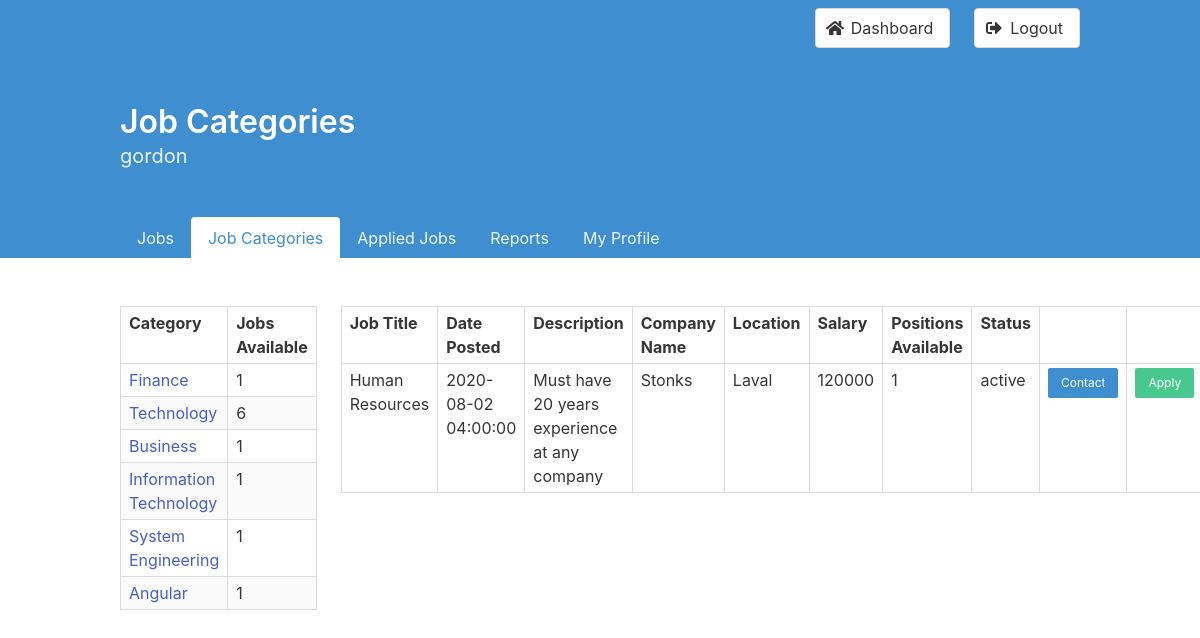
/categories?showCategoryJobs=1 (signed in), run on the app's committed database.
### tables this page shows
CREATE TABLE Job_Categories_List
(
    jobCategoriesID int          NOT NULL AUTO_INCREMENT PRIMARY KEY,
    categoryName    varchar(255) NOT NULL UNIQUE
);

CREATE TABLE Jobs
(
    jobID              int          NOT NULL AUTO_INCREMENT PRIMARY KEY,
    userID             varchar(255) NOT NULL,
    locationID         int          NOT NULL,
    title              varchar(255) NOT NULL,
    salary             int          NOT NULL,
    description        longtext,
    positionsAvailable int          NOT NULL,
    datePosted         timestamp    NOT NULL      DEFAULT CURRENT_TIMESTAMP,
    status             enum ('active', 'expired') DEFAULT 'active',
    FOREIGN KEY (userID) REFERENCES Users (userID) ON DELETE CASCADE,
    FOREIGN KEY (locationID) REFERENCES Location (locationID)
);

CREATE TABLE Profiles
(
    userID         varchar(255) NOT NULL PRIMARY KEY,
    locationID     int,
    companyName    varchar(255),
    firstName      varchar(255),
    lastName       varchar(255),
    profession     varchar(255),
    gender         varchar(255),
    displayPicture varchar(255),
    resume         varchar(255),
    phoneNumber    varchar(255),
    dateOfBirth    date,
    FOREIGN KEY (userID) REFERENCES Users (userID) ON DELETE CASCADE,
    FOREIGN KEY (locationID) REFERENCES Location (locationID)
);

CREATE TABLE Location
(
    locationID int NOT NULL AUTO_INCREMENT PRIMARY KEY,
    address    varchar(255),
    city       varchar(255),
    postalCode varchar(255),
    province   varchar(255)
);

### controller/categories.php (called while the page is built, shortened)
<?php
require "model/JobCategoriesList.php";
require "model/Jobs.php";
class CategoriesController
{
  public $jobCategoriesList;
  public $jobs;
  public function __construct()
  {
    $this->jobCategoriesList = new JobCategoriesList();
    $this->jobs = new Jobs();
  }
  public function invoke()
  {
    if (isset($_GET['showCategoryJobs'])) {
      $previousCategory = $_GET['showCategoryJobs'];
      $jobs = $this->jobs->getCategoryJobs($_GET['showCategoryJobs'], $_SESSION['username']);
    }
    $categories = $this->jobCategoriesList->getCategories();
    include 'view/categories.php';
  }
}

### model/Database.php (called while the page is built, shortened)
<?php
class Database
{
  private $_host = '127.0.0.1';
  private $_user = 'gxc353_1';
  private $_pass = 'temp_password';
  private $_name = 'gxc353_1';
  private $_databaseHandler;
  private $_statement;
  public function __construct()
  {
    $dsn = 'mysql:host=' . $this->_host . ';dbname=' . $this->_name;
    $options = [
      PDO::ATTR_EMULATE_PREPARES => false,
      PDO::ATTR_ERRMODE => PDO::ERRMODE_EXCEPTION,
      PDO::ATTR_PERSISTENT => true,
    ];
    try {
      $this->_databaseHandler = new PDO($dsn, $this->_user, $this->_pass, $options);
    } catch (PDOException $e) {
      $this->_error = $e->getMessage();
      echo "<p class=\"has-text-black has-background-warning\">$this->_error</p>";
    }
  }
  public function query($sql)
  {
    $this->_statement = $this->_databaseHandler->prepare($sql);
  }
  public function bind($param, $value, $type = null)
  {
    $this->_statement->bindValue($param, $value, $type);
  }
  public function execute()
  {
    try {
      return $this->_statement->execute();
    } catch (PDOException $e) {
      echo "<p class=\"has-text-black has-background-warning\">{$e->getMessage()}</p>";
    }
  }
  public function fetchAll()
  {
    $this->execute();
    return $this->_statement->fetchAll(PDO::FETCH_OBJ);
  }
}

### model/JobCategoriesList.php (called while the page is built, shortened)
<?php
require_once "model/Database.php";
class JobCategoriesList
{
  private $_db;
  public function __construct()
  {
    $this->_db = new Database();
  }
  public function getCategories()
  {
    $sql = "SELECT jobCategoriesID, categoryName, COUNT(jobID) as numPostings
      FROM Job_Categories_List JOIN Job_Categories ON Job_Categories_List.jobCategoriesID = Job_Categories.jobCategoryID
      GROUP BY jobCategoriesID, categoryName";
    $this->_db->query($sql);
    return $this->_db->fetchAll();
  }
}

### model/Jobs.php (called while the page is built, shortened)
<?php
require_once "model/Database.php";
class Jobs
{
  private $_db;
  public function __construct()
  {
    $this->_db = new Database();
  }
  public function getCategoryJobs($categoryID, $username)
  {
    $sql = "SELECT title, datePosted, description, companyName, Jobs.userID, city, salary, positionsAvailable, status, firstName, lastName, phoneNumber, email, Jobs.jobID, EC.categoryName,
    IF(EXISTS(SELECT * FROM Applications WHERE Applications.userID = :username AND Applications.jobID = Jobs.jobID), TRUE, FALSE) AS applied
    FROM Jobs
    JOIN Location ON Jobs.locationID = Location.locationID
    JOIN Profiles ON Profiles.userID = Jobs.userID
    JOIN Users ON Users.userID = Jobs.userID
    JOIN Job_Categories JC on Jobs.jobID = JC.jobID
    JOIN Employer_Categories EC ON Jobs.userID = EC.userID
    JOIN Job_Categories_List JCL on JC.jobCategoryID = JCL.jobCategoriesID
    WHERE jobCategoriesID = :categoryID";
    $this->_db->query($sql);
    $this->_db->bind(':categoryID', $categoryID, PDO::PARAM_INT);
    $this->_db->bind(':username', $username, PDO::PARAM_STR);
    return $this->_db->fetchAll();
  }
}

### templates/contactModal.php (the view, shortened to what this page needs)
<a class="button is-small is-info" id="contact-btn-<?php echo "$obj->jobID"; ?>">Contact</a>

### view/categories.php (shortened to what this page needs)
<head>
</head>
<body>
  <?php
  require "templates/hero.php";
  ?>
  <section class="section">
    <div class="container">
      <div class="columns">
        <div class="column">
          <table class="table is-bordered is-striped is-narrow is-hoverable">
            <thead>
              <tr>
                <th>Category</th>
                <th>Jobs Available</th>
              </tr>
            </thead>
            <tbody>
              <?php
              if (isset($categories)) {
                foreach ($categories as $index => $obj) {
                  echo '<tr>';
                  echo '<td>';
                  echo "<a class=\"is-info\" href=\"categories?showCategoryJobs=$obj->jobCategoriesID\">";
                  echo "$obj->categoryName";
                  echo '</a>';
                  echo "<td>$obj->numPostings</td>";
                  echo '</tr>';
                }
              }
              ?>
            </tbody>
          </table>
        </div>
        <div class="column">
          <?php
          if (isset($jobs)) {
            $fromPage = "categories";
            include 'templates/jobsTable.php';
          }
          ?>
        </div>
      </div>
    </div>
  </section>
</body>

### templates/jobsTable.php
<table class="table is-bordered is-striped is-narrow is-hoverable is-fullwidth">
  <thead>
    <tr>
      <th>Job Title</th>
      <th>Date Posted</th>
      <th>Description</th>
      <th>Company Name</th>
      <th>Location</th>
      <th>Salary</th>
      <th>Positions Available</th>
      <th>Status</th>
      <th></th>
      <th></th>
    </tr>
  </thead>
  <tbody>
    <?php
    foreach ($jobs as $index => $obj) {
      echo '<tr>';
      echo "<td>$obj->title</td>";
      echo "<td>$obj->datePosted</td>";
      echo "<td>$obj->description</td>";
      echo "<td>$obj->companyName</td>";
      echo "<td>$obj->city</td>";
      echo "<td>$obj->salary</td>";
      echo "<td>$obj->positionsAvailable</td>";
      echo "<td>$obj->status</td>";
      echo '<td>';
      include "templates/contactModal.php";
      echo '</td>';
      if (strcasecmp($obj->status, 'active') == 0) {
        echo '<td>';
        if ($obj->applied) {
          if (strcasecmp($fromPage, "categories") == 0) {
            echo "<a class=\"button is-small is-warning\" href=\"categories?jobWithdraw={$obj->jobID}&showCategoryJobs=$previousCategory\">";
          } else {
            if (isset($previousSearch)) {
              echo "<a class=\"button is-small is-warning\" href=\"jobs?jobWithdraw={$obj->jobID}&searchKeyword=$previousSearch\">";
            } else {
              echo "<a class=\"button is-small is-warning\" href=\"jobs?jobWithdraw=$obj->jobID\">";
            }
          }
          echo 'Withdraw';
        } else {
          if (strcasecmp($fromPage, "categories") == 0) {
            echo "<a class=\"button is-small is-success\" href=\"categories?jobApply={$obj->jobID}&showCategoryJobs=$previousCategory\">";
          } else {
            if (isset($previousSearch)) {
              echo "<a class=\"button is-small is-success\" href=\"jobs?jobApply={$obj->jobID}&searchKeyword=$previousSearch\">";
            } else {
              echo "<a class=\"button is-small is-success\" href=\"jobs?jobApply=$obj->jobID\">";
            }
          }
          echo 'Apply';
        }
        echo '</a>';
        echo '</td>';
      } else {
        echo '<td>';
        echo '</td>';
      }
      echo '</tr>';
    }
    ?>
  </tbody>
</table>

### data on the page
job_categories_list: categoryName "Finance", numPostings "1"
job_categories_list: categoryName "Technology", numPostings "6"
job_categories_list: categoryName "Business", numPostings "1"
job_categories_list: categoryName "Information Technology", numPostings "1"
job_categories_list: categoryName "System Engineering", numPostings "1"
job_categories_list: categoryName "Angular", numPostings "1"
jobs: title "Human Resources", datePosted "2020-08-02 04:00:00", description "Must have 20 years experience at any company", profiles.companyName "Stonks", locationID.city "Laval", salary "120000", positionsAvailable "1", status "active"

### other printed values
$heroTitle "Job Categories"
$_SESSION["username"] "gordon"
